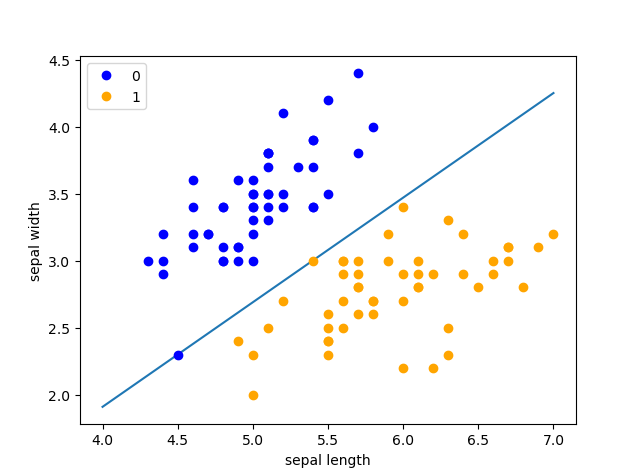

The script that drew this image:
import pandas as pd
import numpy as np
from sklearn.datasets import load_iris
import matplotlib.pyplot as plt

class PerceptronModel(object):

    def __init__(self,iter=1000):
        self.iter = iter
        self.b = 0
        self.learning_rate = 0.1
    
    def sign(self,x,w,b):
        y = np.dot(x,w)+b
        return y

    def perceptron(self, X_train, y_train):
        # 重み
        self.w = np.ones(len(X_train[0]), dtype=np.float32)
        for i in range(self.iter):
            for j in range(len(X_train)):
                X = X_train[j]
                y = y_train[j]
                if y * self.sign(X, self.w, self.b) <= 0:
                    self.w = self.w + self.learning_rate * np.dot(y, X)
                    self.b = self.b + self.learning_rate * y
                    # print(f'Round {i}:{self.iter} training')



def load_data():
    iris = load_iris()
    df = pd.DataFrame(iris.data, columns=iris.feature_names)
    df['label'] = iris.target
    df.columns = ['sepal length', 'sepal width', 'petal length', 'petal width', 'label']
    print(df)
    data = np.array(df.iloc[:100, [0, 1, -1]])

    return data


def main():
    data= load_data()
    X, y = data[:,:-1], data[:,-1]
    y = np.array([1 if i == 1 else -1 for i in y])
    perceptron = PerceptronModel()
    perceptron.perceptron(X, y)

    x_points = np.linspace(4, 7, 10)
    y_ = -(perceptron.w[0] * x_points + perceptron.b) / perceptron.w[1]
    plt.plot(x_points, y_)

    plt.plot(data[:50, 0], data[:50, 1], 'bo', color='blue', label='0')
    plt.plot(data[50:100, 0], data[50:100, 1], 'bo', color='orange', label='1')
    plt.xlabel('sepal length')
    plt.ylabel('sepal width')
    plt.legend()
    plt.show()


if __name__ == '__main__':
    main()
